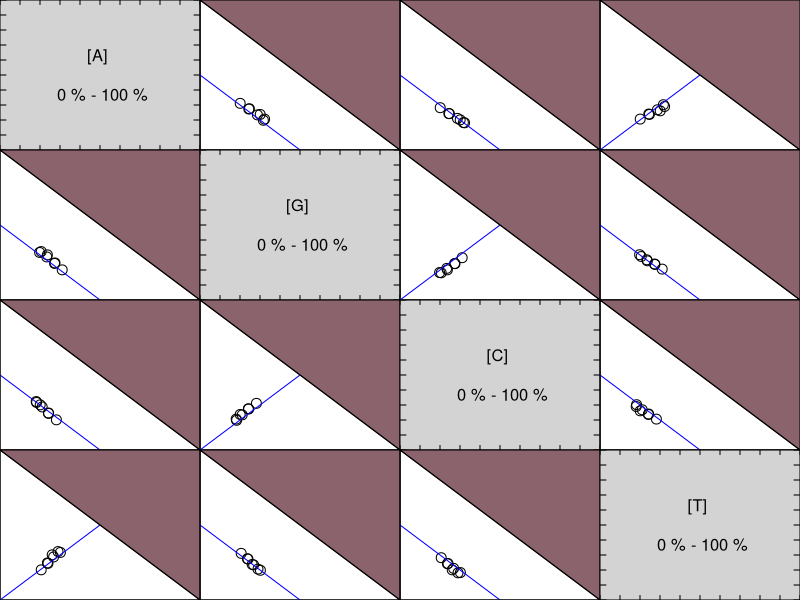

This chart was generated by the following R code:
library(seqinr)


### Name: chargaff
### Title: Base composition in ssDNA for 7 bacterial DNA
### Aliases: chargaff
### Keywords: datasets

### ** Examples

data(chargaff)
op <- par(no.readonly = TRUE)
par(mfrow = c(4,4), mai = rep(0,4), xaxs = "i", yaxs = "i")
xlim <- ylim <- c(0, 100)

for( i in 1:4 )
{
  for( j in 1:4 )
  {
    if( i == j )
    {
      plot(chargaff[,i], chargaff[,j],t = "n", xlim = xlim, ylim = ylim,
      xlab = "", ylab = "", xaxt = "n", yaxt = "n")
      polygon(x = c(0, 0, 100, 100), y = c(0, 100, 100, 0), col = "lightgrey")
      for( k in seq(from = 0, to = 100, by = 10) )
      {
        lseg <- 3
        segments(k, 0, k, lseg)
        segments(k, 100 - lseg, k, 100)
        segments(0, k, lseg, k)
        segments(100 - lseg, k, 100, k)
      }
      string <- paste(names(chargaff)[i],"\n\n",xlim[1],"% -",xlim[2],"%")
      text(x=mean(xlim),y=mean(ylim), string, cex = 1.5)
    }
    else
    {
      plot(chargaff[,i], chargaff[,j], pch = 1, xlim = xlim, ylim = ylim,
      xlab = "", ylab = "", xaxt = "n", yaxt = "n", cex = 2)
      iname <- names(chargaff)[i]
      jname <- names(chargaff)[j]
      direct <- function() segments(0, 0, 50, 50, col="blue")
      invers <- function() segments(0, 50, 50, 0, col="blue")
      PR2 <- function()
      {
        if( iname == "[A]" & jname == "[T]" ) { direct(); return() }
        if( iname == "[T]" & jname == "[A]" ) { direct(); return() }
        if( iname == "[C]" & jname == "[G]" ) { direct(); return() }
        if( iname == "[G]" & jname == "[C]" ) { direct(); return() }
        invers()
      }
      PR2()
      polygon(x = c(0, 100, 100), y = c(100, 100, 0), col = "pink4")
      polygon(x = c(0, 0, 100), y = c(0, 100, 0))
    }
  }
}
# Clean up
par(op)
